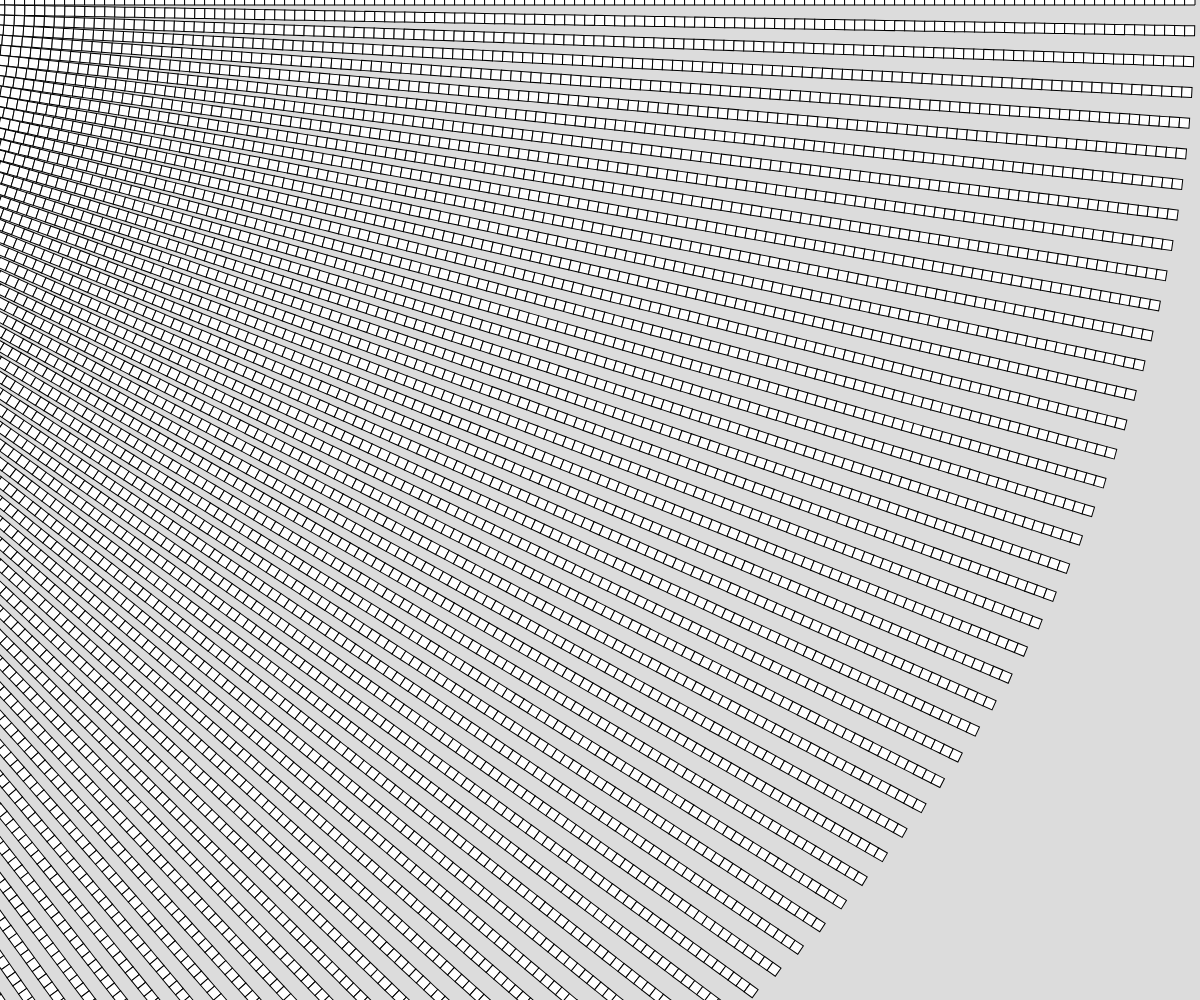
Frame 1 (no input)
Frame 60 (no input): identical to frame 1, image omitted
Frame 120 (the mouse pressed at the canvas centre since frame 60): identical to frame 1, image omitted

The p5.js sketch that drew this single still picture (run headless with seeded random() and noise() and a simulated clock; from frame 60 on, the mouse is pressed at the canvas centre):

// p5.js sketch
// ── sketch.js
// Project Title
// Your Name
// Date
//
// Extra for Experts:
// - describe what you did to take this project "above and beyond"

let gridSpacing = 10
let randomnum = 0
function setup() {
  createCanvas(windowWidth, windowHeight);
  rectMode(CENTER)
  
  angleMode(DEGREES)
}
function drawDisarray(){
  for(let x = 0;x<width;x+=gridSpacing){
    for(let y = 0;y<height;y+=gridSpacing){
      squareoffcet(x,y,gridSpacing)
    }
  }
}

function squareoffcet(x,y){
  push()
  
  rotate(0)
  randomnum= map(y,0,height,0,100)
  
  rotate(randomnum)
  square(x,y,gridSpacing)
  pop()
}
function draw() {
  background(220);
  drawDisarray();
}
